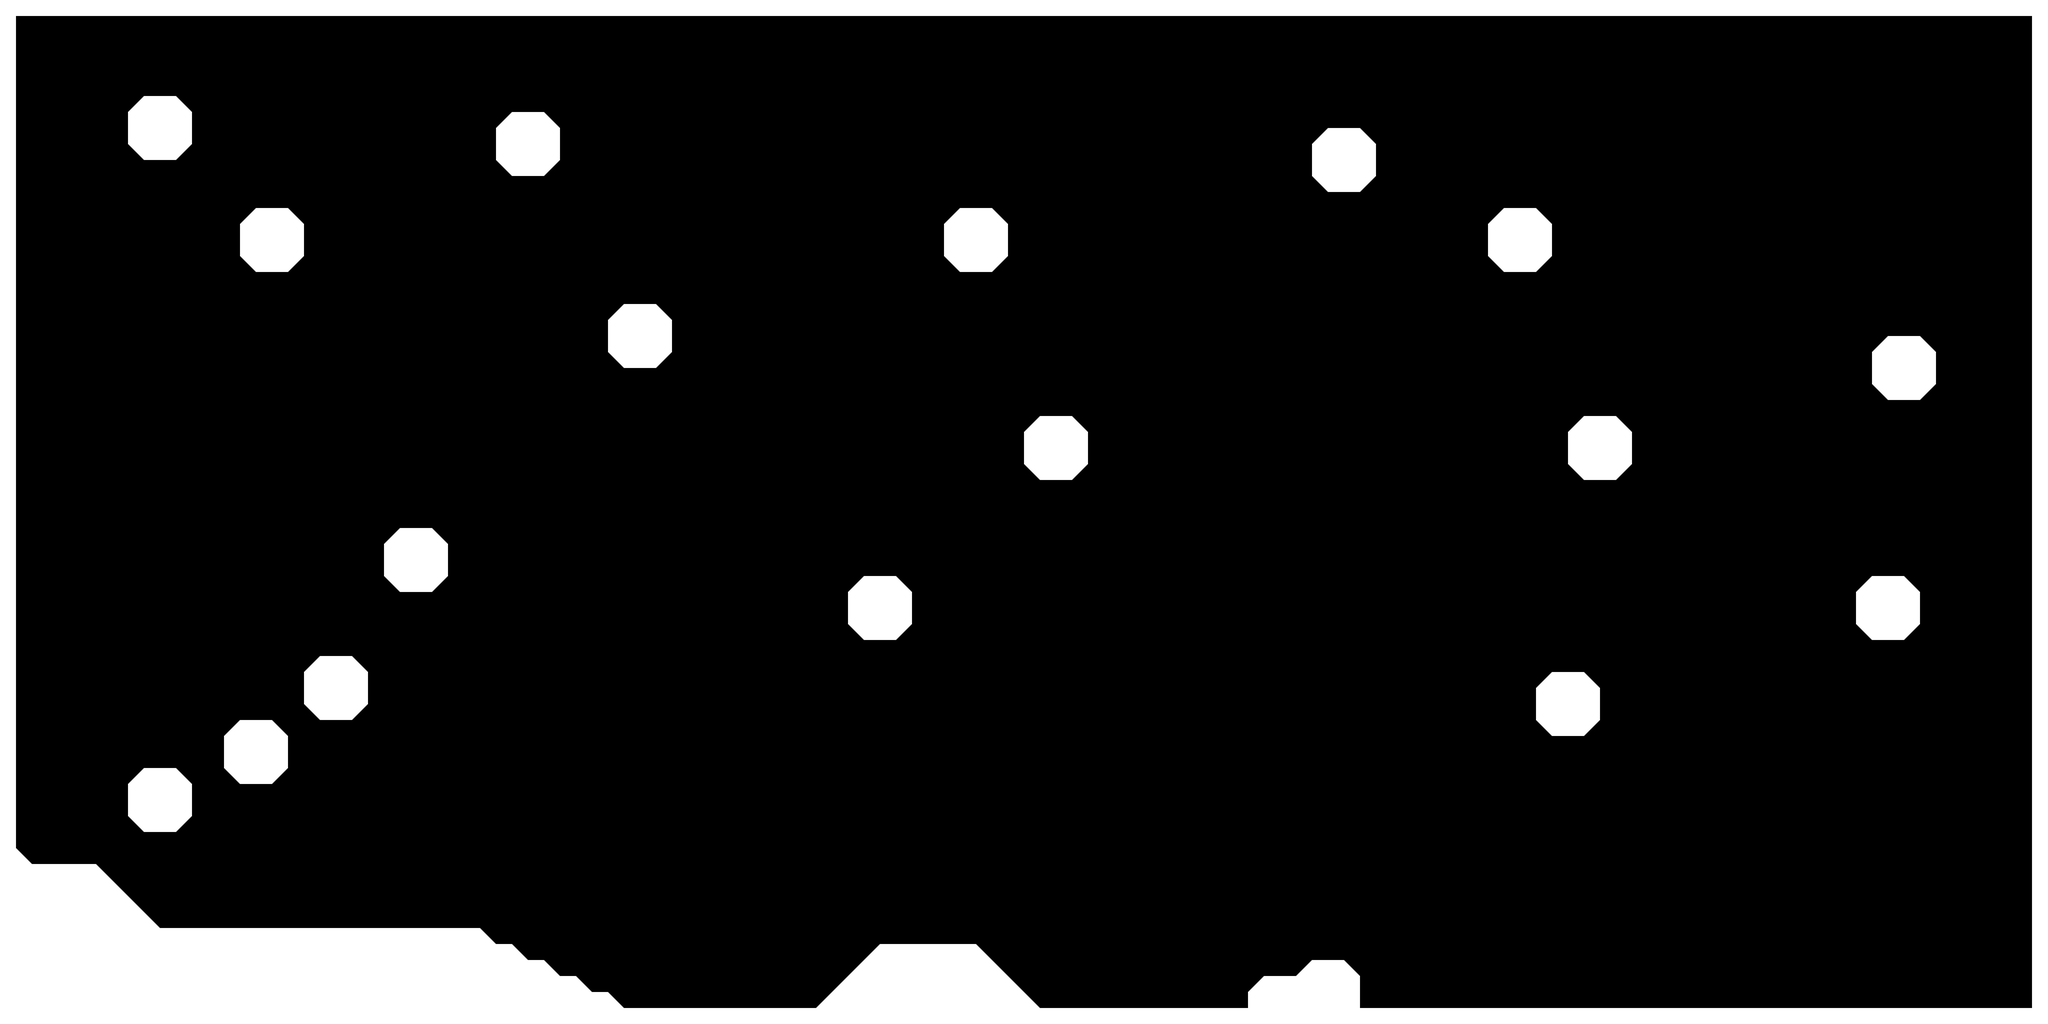

Tiled map render using the project's own tile images. Description and the map definition, with tile-layer contents summarised, below:
An orthogonal 128x64 tile map with 64x64 px tiles, 1 tile layer (Tile Layer 1).

<map version="1.0" orientation="orthogonal" renderorder="right-down" width="128" height="64" tilewidth="64" tileheight="64" nextobjectid="1">
 <tileset firstgid="1" name="tileset" tilewidth="64" tileheight="64" tilecount="8" columns="8">
  <image source="assets/textures/tileset.png" width="512" height="64" />
 </tileset>
 <layer name="Tile Layer 1" width="128" height="64">
  <data>[8192 cells, 915 non-empty, 5 distinct tile ids]</data>
 </layer>
</map>